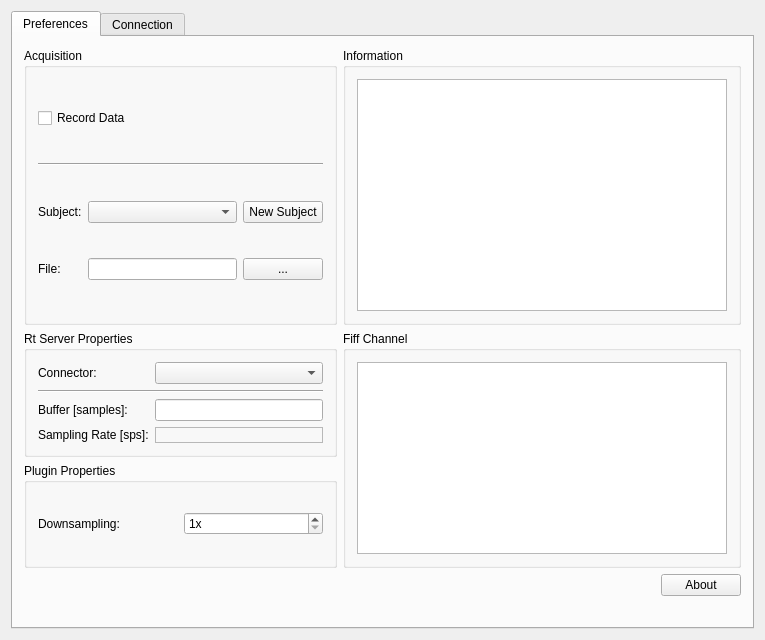
<?xml version="1.0" encoding="UTF-8"?>
<ui version="4.0">
 <class>RtServerSetupWidgetClass</class>
 <widget class="QWidget" name="RtServerSetupWidgetClass">
  <property name="geometry">
   <rect>
    <x>0</x>
    <y>0</y>
    <width>765</width>
    <height>640</height>
   </rect>
  </property>
  <property name="windowTitle">
   <string>RTServerSetupClass</string>
  </property>
  <layout class="QVBoxLayout" name="verticalLayout">
   <item>
    <widget class="QTabWidget" name="tabWidget">
     <property name="currentIndex">
      <number>0</number>
     </property>
     <widget class="QWidget" name="tab_pref">
      <attribute name="title">
       <string>Preferences</string>
      </attribute>
      <layout class="QVBoxLayout" name="verticalLayout_2">
       <item>
        <layout class="QGridLayout" name="m_qGridLayout_main">
         <item row="5" column="2">
          <widget class="QPushButton" name="m_qPushButton_About">
           <property name="text">
            <string>About</string>
           </property>
          </widget>
         </item>
         <item row="5" column="1">
          <spacer name="m_qHorizontalSpacer_About">
           <property name="orientation">
            <enum>Qt::Horizontal</enum>
           </property>
           <property name="sizeHint" stdset="0">
            <size>
             <width>40</width>
             <height>20</height>
            </size>
           </property>
          </spacer>
         </item>
         <item row="4" column="0">
          <widget class="QGroupBox" name="m_qGroupBox_PluginProperties">
           <property name="sizePolicy">
            <sizepolicy hsizetype="Minimum" vsizetype="Minimum">
             <horstretch>0</horstretch>
             <verstretch>0</verstretch>
            </sizepolicy>
           </property>
           <property name="minimumSize">
            <size>
             <width>0</width>
             <height>0</height>
            </size>
           </property>
           <property name="title">
            <string>Plugin Properties</string>
           </property>
           <property name="flat">
            <bool>false</bool>
           </property>
           <layout class="QGridLayout" name="m_qGridLayout_Properties">
            <item row="1" column="0">
             <widget class="QLabel" name="m_qLabel_Downsampling">
              <property name="text">
               <string>Downsampling: </string>
              </property>
             </widget>
            </item>
            <item row="1" column="1">
             <widget class="QSpinBox" name="m_qSpinBox_Downsampling">
              <property name="sizePolicy">
               <sizepolicy hsizetype="Minimum" vsizetype="Fixed">
                <horstretch>0</horstretch>
                <verstretch>0</verstretch>
               </sizepolicy>
              </property>
              <property name="suffix">
               <string>x</string>
              </property>
              <property name="minimum">
               <number>1</number>
              </property>
              <property name="maximum">
               <number>10</number>
              </property>
             </widget>
            </item>
           </layout>
          </widget>
         </item>
         <item row="3" column="0">
          <widget class="QGroupBox" name="m_qGroupBox_RtServerProperties">
           <property name="title">
            <string>Rt Server Properties</string>
           </property>
           <layout class="QGridLayout" name="gridLayout">
            <item row="4" column="0">
             <widget class="QLabel" name="m_qLabel_BufferSize">
              <property name="text">
               <string>Buffer [samples]:</string>
              </property>
             </widget>
            </item>
            <item row="4" column="1">
             <widget class="QLineEdit" name="m_qLineEdit_BufferSize">
              <property name="text">
               <string/>
              </property>
             </widget>
            </item>
            <item row="0" column="0">
             <widget class="QLabel" name="m_qLabel_Connector">
              <property name="text">
               <string>Connector:</string>
              </property>
             </widget>
            </item>
            <item row="0" column="1">
             <widget class="QComboBox" name="m_qComboBox_Connector"/>
            </item>
            <item row="3" column="0" colspan="2">
             <widget class="Line" name="line">
              <property name="orientation">
               <enum>Qt::Horizontal</enum>
              </property>
             </widget>
            </item>
            <item row="5" column="0">
             <widget class="QLabel" name="m_qLabel_sps_description">
              <property name="sizePolicy">
               <sizepolicy hsizetype="Minimum" vsizetype="Minimum">
                <horstretch>0</horstretch>
                <verstretch>0</verstretch>
               </sizepolicy>
              </property>
              <property name="layoutDirection">
               <enum>Qt::LeftToRight</enum>
              </property>
              <property name="text">
               <string>Sampling Rate [sps]:</string>
              </property>
             </widget>
            </item>
            <item row="5" column="1">
             <widget class="QLabel" name="m_qLabel_sps">
              <property name="frameShape">
               <enum>QFrame::StyledPanel</enum>
              </property>
              <property name="text">
               <string/>
              </property>
             </widget>
            </item>
           </layout>
          </widget>
         </item>
         <item row="0" column="0" rowspan="3">
          <widget class="QGroupBox" name="m_qGroupBox_Acquisition">
           <property name="title">
            <string>Acquisition</string>
           </property>
           <layout class="QGridLayout" name="gridLayout">
            <item row="3" column="1">
             <widget class="QLineEdit" name="m_qLineEdit_FiffRecordFile"/>
            </item>
            <item row="3" column="2">
             <widget class="QPushButton" name="m_qPushButton_FiffRecordFile">
              <property name="text">
               <string>...</string>
              </property>
             </widget>
            </item>
            <item row="3" column="0">
             <widget class="QLabel" name="label">
              <property name="text">
               <string>File:</string>
              </property>
             </widget>
            </item>
            <item row="1" column="0" colspan="3">
             <widget class="Line" name="line_2">
              <property name="orientation">
               <enum>Qt::Horizontal</enum>
              </property>
             </widget>
            </item>
            <item row="0" column="0" colspan="3">
             <widget class="QCheckBox" name="m_qCheckBox_RecordData">
              <property name="text">
               <string>Record Data</string>
              </property>
             </widget>
            </item>
            <item row="2" column="0">
             <widget class="QLabel" name="m_qLabel_SubjectDescription">
              <property name="text">
               <string>Subject:</string>
              </property>
             </widget>
            </item>
            <item row="2" column="1">
             <widget class="QComboBox" name="m_qComboBox_SubjectSelection"/>
            </item>
            <item row="2" column="2">
             <widget class="QPushButton" name="m_qPushButton_NewSubject">
              <property name="text">
               <string>New Subject</string>
              </property>
             </widget>
            </item>
           </layout>
          </widget>
         </item>
         <item row="0" column="1" rowspan="3" colspan="2">
          <widget class="QGroupBox" name="m_qGroupBox_Information">
           <property name="minimumSize">
            <size>
             <width>0</width>
             <height>0</height>
            </size>
           </property>
           <property name="title">
            <string>Information</string>
           </property>
           <layout class="QGridLayout" name="m_qGridLayout_Information">
            <item row="0" column="0">
             <widget class="QTextBrowser" name="m_qTextBrowser_Information"/>
            </item>
           </layout>
          </widget>
         </item>
         <item row="3" column="1" rowspan="2" colspan="2">
          <widget class="QGroupBox" name="m_qGroupBox_Channels">
           <property name="title">
            <string>Fiff Channel</string>
           </property>
           <layout class="QGridLayout" name="m_qGridLayout_Channel">
            <item row="0" column="0">
             <widget class="QColumnView" name="m_qColumnView_Channels"/>
            </item>
           </layout>
          </widget>
         </item>
        </layout>
       </item>
       <item>
        <spacer name="m_qVerticalSpacer_Headline">
         <property name="orientation">
          <enum>Qt::Vertical</enum>
         </property>
         <property name="sizeType">
          <enum>QSizePolicy::Fixed</enum>
         </property>
         <property name="sizeHint" stdset="0">
          <size>
           <width>20</width>
           <height>20</height>
          </size>
         </property>
        </spacer>
       </item>
      </layout>
     </widget>
     <widget class="QWidget" name="tab_con">
      <attribute name="title">
       <string>Connection</string>
      </attribute>
      <layout class="QVBoxLayout" name="verticalLayout_3">
       <item>
        <layout class="QGridLayout" name="gridLayout_3">
         <item row="2" column="0">
          <widget class="QGroupBox" name="m_qGroupBox_Send">
           <property name="maximumSize">
            <size>
             <width>250</width>
             <height>16777215</height>
            </size>
           </property>
           <property name="title">
            <string>Send Command Line Instruction</string>
           </property>
           <layout class="QGridLayout" name="gridLayout_6">
            <item row="0" column="0">
             <widget class="QLabel" name="m_qLabel_Instruction">
              <property name="text">
               <string>Instruction:</string>
              </property>
             </widget>
            </item>
            <item row="1" column="1">
             <widget class="QPushButton" name="m_qPushButton_SendCLI">
              <property name="text">
               <string>Send</string>
              </property>
             </widget>
            </item>
            <item row="0" column="1">
             <widget class="QLineEdit" name="m_qLineEdit_SendCLI"/>
            </item>
           </layout>
          </widget>
         </item>
         <item row="3" column="0">
          <spacer name="verticalSpacer">
           <property name="orientation">
            <enum>Qt::Vertical</enum>
           </property>
           <property name="sizeHint" stdset="0">
            <size>
             <width>20</width>
             <height>40</height>
            </size>
           </property>
          </spacer>
         </item>
         <item row="4" column="1">
          <spacer name="horizontalSpacer_3">
           <property name="orientation">
            <enum>Qt::Horizontal</enum>
           </property>
           <property name="sizeHint" stdset="0">
            <size>
             <width>40</width>
             <height>20</height>
            </size>
           </property>
          </spacer>
         </item>
         <item row="1" column="0">
          <widget class="QGroupBox" name="m_qGroupBox_rtServerInfo">
           <property name="maximumSize">
            <size>
             <width>250</width>
             <height>16777215</height>
            </size>
           </property>
           <property name="title">
            <string>Host (mne_rt_server) Information</string>
           </property>
           <layout class="QGridLayout" name="gridLayout_5">
            <item row="1" column="0">
             <widget class="QLabel" name="m_qLabel_Ip">
              <property name="text">
               <string>IP Address:</string>
              </property>
             </widget>
            </item>
            <item row="0" column="0">
             <widget class="QLabel" name="m_qLabel_ConnectionStatusDescr">
              <property name="text">
               <string>Status:</string>
              </property>
             </widget>
            </item>
            <item row="2" column="1">
             <widget class="QPushButton" name="m_qPushButton_Connect">
              <property name="text">
               <string>Connect</string>
              </property>
             </widget>
            </item>
            <item row="1" column="1">
             <widget class="QLineEdit" name="m_qLineEdit_Ip"/>
            </item>
            <item row="0" column="1">
             <widget class="QLabel" name="m_qLabel_ConnectionStatus">
              <property name="frameShape">
               <enum>QFrame::StyledPanel</enum>
              </property>
              <property name="frameShadow">
               <enum>QFrame::Plain</enum>
              </property>
              <property name="text">
               <string>not Connected</string>
              </property>
             </widget>
            </item>
           </layout>
          </widget>
         </item>
         <item row="1" column="1" rowspan="3">
          <widget class="QGroupBox" name="m_qGroupBox_log">
           <property name="title">
            <string>Log</string>
           </property>
           <layout class="QGridLayout" name="gridLayout_4">
            <item row="0" column="0" rowspan="2">
             <widget class="QTextBrowser" name="m_qTextBrowser_ServerMessage"/>
            </item>
           </layout>
          </widget>
         </item>
        </layout>
       </item>
      </layout>
     </widget>
    </widget>
   </item>
  </layout>
 </widget>
 <layoutdefault spacing="6" margin="11"/>
 <resources/>
 <connections/>
</ui>
